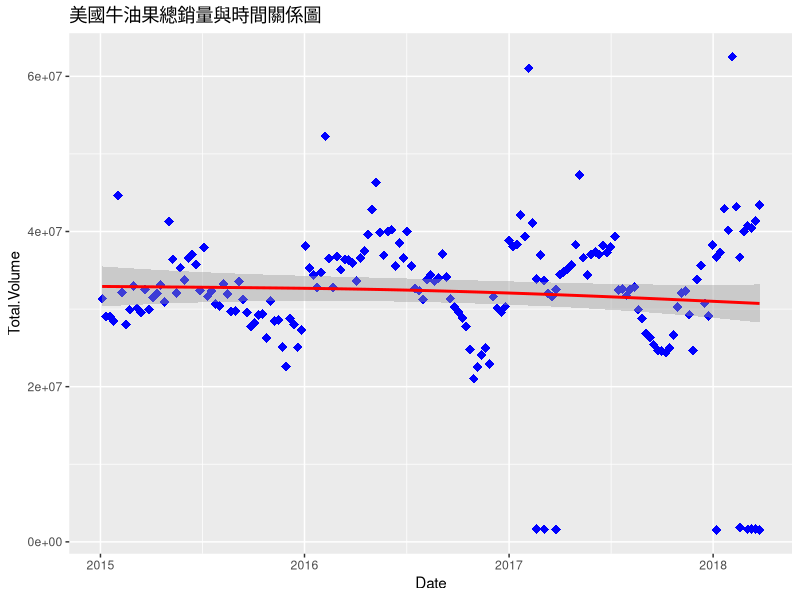
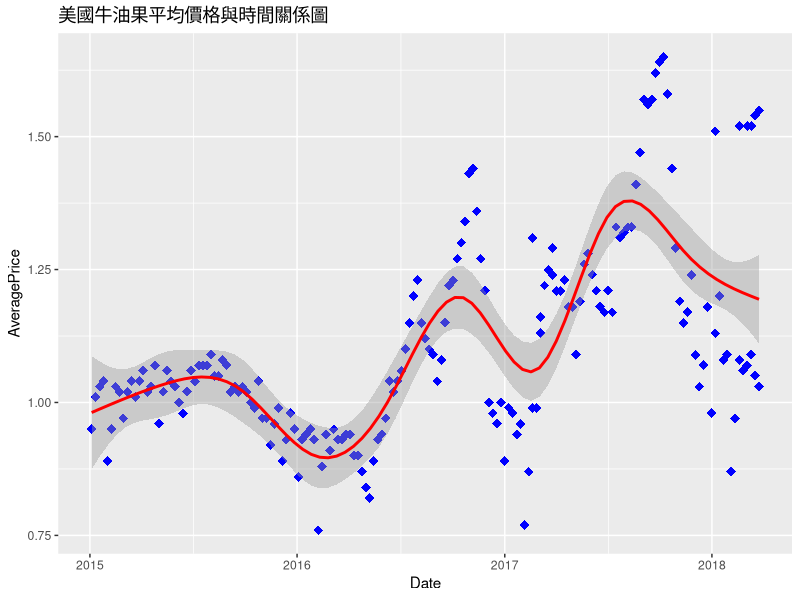
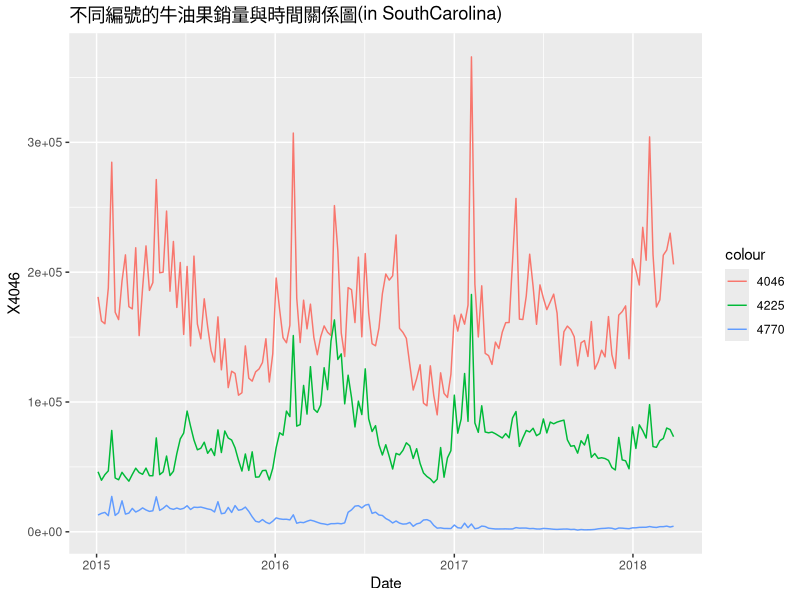
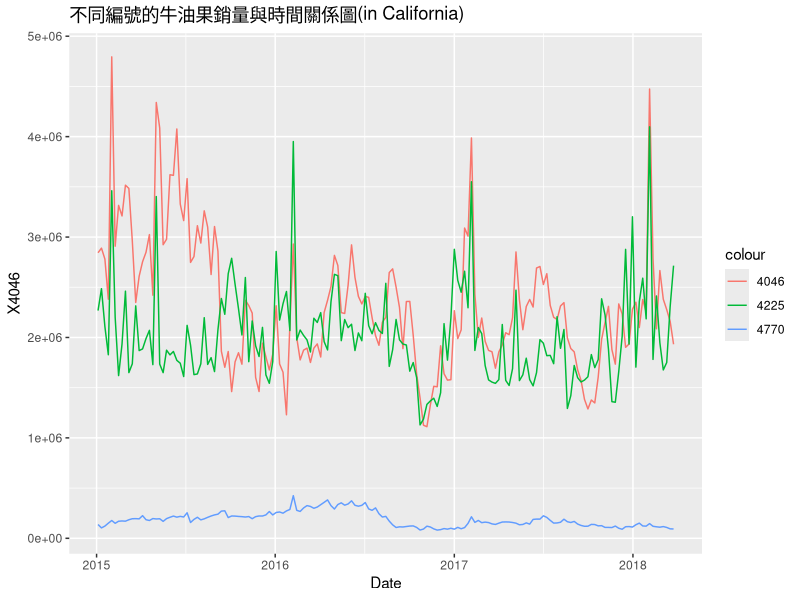

These charts were generated, in order, by the following R code:
## ---- chunk 1
Sys.Date()
##牛油果，也是台灣人常說的酪梨，是美國視為一種受歡迎的食物，本報告所統計的資料為美國各地從2015年開始，到2018年春天的牛油果銷量與平均價格資料，透過下面數張圖表，進行簡易的分析
## ---- chunk 2
library(lubridate)
library(ggplot2)
my.data <- read.csv("avocado1.csv")
new.data <- my.data[my.data$region == "TotalUS", c("Date","Total.Volume","AveragePrice","X4046","X4225","X4770","region")]
new.data$Date <- as.Date(new.data$Date)
new.data <- new.data[new.data$Total.Volume >1500000,]  ##透過這行程式篩選掉極端資料
ggplot(new.data, aes(Date,Total.Volume))+geom_point(color="blue",size=3, pch=18) + labs(title="美國牛油果總銷量與時間關係圖") +
  geom_smooth(aes(x=Date,
                  y=Total.Volume),stat = 'smooth', color = 'Red', method = 'gam')
ggplot(new.data, aes(Date,AveragePrice))+geom_point(color="blue",size=3, pch=18) + labs(title="美國牛油果平均價格與時間關係圖") +
  geom_smooth(aes(x=Date,
                  y=AveragePrice),stat = 'smooth', color = 'Red', method = 'gam')

##由下表顯示出牛油果銷量與平均售價的季節性變化，值得注意的是，牛油果售價儘管會隨著季節波動，但其趨勢卻是越來越貴，可能反映了供不應求的狀況根據https://producebrands.com/the-avocado/網站對牛油果的介紹，牛油果依編號可以分成10種，而本資料中提供的三種(4046/4225/4770)，從大小來分分別是(small/large/ExtraLarge)，下表各取東西兩岸一城市或州進行三種牛油果銷量與時間的的分析
## ---- chunk 3
library(lubridate)
library(ggplot2)
library(readr)
my.data <- read.csv("avocado1.csv")
new.data <- my.data[my.data$region == "SouthCarolina", c("Date","Total.Volume","AveragePrice","X4046","X4225","X4770","region")]
new.data$Date <- as.Date(new.data$Date)
new.data <- new.data[new.data$Total.Volume >50000,]    
ggplot(data=new.data)+
  geom_line(aes(x=Date,
                y=X4046,
                color="4046"
                ))+
  geom_line(aes(x=Date,
                y=X4225,
                color="4225"
                ))+
  geom_line(aes(x=Date,
                y=X4770,
                color="4770"
                ))+
  labs(title="不同編號的牛油果銷量與時間關係圖(in SouthCarolina)")
new.data2 <- my.data[my.data$region == "California", c("Date","Total.Volume","AveragePrice","X4046","X4225","X4770","region")]
new.data2$Date <- as.Date(new.data2$Date)
new.data2 <- new.data2[new.data2$Total.Volume >300000,]    
ggplot(data=new.data2)+
  geom_line(aes(x=Date,
                y=X4046,
                color="4046"
                ))+
  geom_line(aes(x=Date,
                y=X4225,
                color="4225"
                ))+
  geom_line(aes(x=Date,
                y=X4770,
                color="4770"
                ))+
  labs(title="不同編號的牛油果銷量與時間關係圖(in California)")
## ---- chunk 4
##由上圖可知，不管是在加州或是南卡羅萊納州，編號4046的牛油果較受到消費者青睞的
